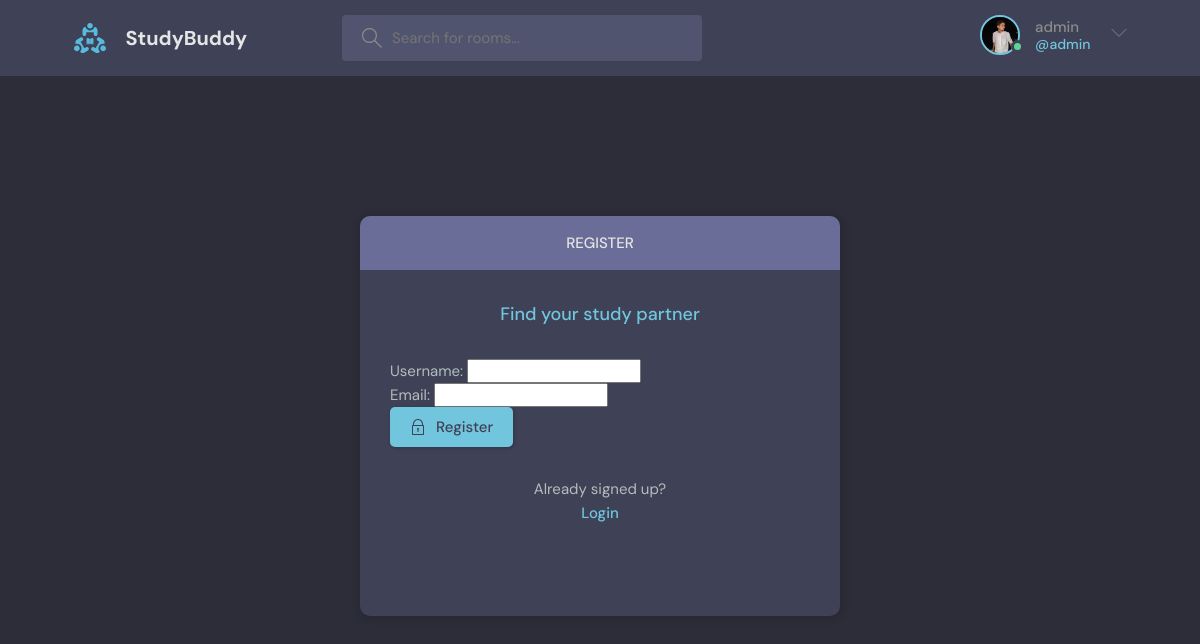
Page /register/ (signed in) on the committed database.
### base/models.py (models this page shows)
class User(AbstractUser):
    email = models.EmailField(unique=True,null=True)
    avatar= models.ImageField(null=True,default='avatar.svg')
    username = models.CharField(unique=True,max_length=100)
    REQUIRED_FIELDS=['email']
    def __str__(self):
        return self.username

### base/views.py (the view, shortened to what this page needs)
# urls.py: path('register/', views.registerPage,name="register"),
def registerPage(request):
    form = MyUserCreationForm()
    otp_form = OTPCreationForm()
    print('****************')
    context = {'form': form, }
    return render(request, 'base/login_register.html', context)

### base/forms.py
class MyUserCreationForm(forms.ModelForm):
    class Meta:
        model = User
        fields =['username','email']

### base/templates/base/login_register.html (shortened to what this page needs)
{% extends "main.html" %}
{% block content %}
    <main class="auth layout">
      {% if page == "login" %}
      <div class="container">
        <div class="layout__box">
          <div class="layout__boxHeader">
            <div class="layout__boxTitle">
              <h3>Login</h3>
            </div>
          </div>
          <div class="layout__body">
            <h2 class="auth__tagline">Find your study partner</h2>
            <form class="form" action="" method="POST">
              {% csrf_token %}
              <div class="form__group form__group">
                <label for="room_name">Username</label>
                <input id="username" name="username" type="text" placeholder="e.g. dennis_ivy" />
              </div>
              <div class="form__group form__group">
                <label for="email">Email</label>
                <input id="email" name="email" type="text" placeholder="e.g. dennis_ivy@gmail.com" />
              </div>
              <button class="btn btn--main" type="submit">
                <svg
                  version="1.1"
                  xmlns="http://www.w3.org/2000/svg"
                  width="32"
                  height="32"
                  viewBox="0 0 32 32"
                >
                  <title>lock</title>
                  <path
                    d="M27 12h-1v-2c0-5.514-4.486-10-10-10s-10 4.486-10 10v2h-1c-0.553 0-1 0.447-1 1v18c0 0.553 0.447 1 1 1h22c0.553 0 1-0.447 1-1v-18c0-0.553-0.447-1-1-1zM8 10c0-4.411 3.589-8 8-8s8 3.589 8 8v2h-16v-2zM26 30h-20v-16h20v16z"
                  ></path>
                  <path
                    d="M15 21.694v4.306h2v-4.306c0.587-0.348 1-0.961 1-1.694 0-1.105-0.895-2-2-2s-2 0.895-2 2c0 0.732 0.413 1.345 1 1.694z"
                  ></path>
                </svg>
                Login
              </button>
            </form>
            <div class="auth__action">
              <p>Haven't signed up yet?</p>
              <a href="{% url 'register' %}" class="btn btn--link">Sign Up</a>
            </div>
          </div>
        </div>
      </div>
      {% else %}
      <div class="container">
        <div class="layout__box">
          <div class="layout__boxHeader">
            <div class="layout__boxTitle">
              <h3>Register</h3>
            </div>
          </div>
          <div class="layout__body">
            <h2 class="auth__tagline">Find your study partner</h2>
            <form method="POST">
              {{ form.as_p }}
              <button class="btn btn--main" type="submit">
                Register
              </button>
            </form>
            <div class="auth__action">
              <p>Already signed up?</p>
              <a href="{% url 'login' %}" class="btn btn--link">Login</a>
            </div>
          </div>
        </div>
      </div>
      {% endif %}
    </main>
 {% endblock %}

### templates/navbar.html (shortened to what this page needs)
{% load static %}
<header class="header header--loggedIn">
  <div class="container">
    <a href="{% url 'home' %}" class="header__logo">
      <img src="{% static 'images/logo.svg' %}" />
      <h1>StudyBuddy</h1>
    </a>
    <form class="header__search" method = "GET" action="{% url 'home' %}">
      <label>
        <input name="q" placeholder="Search for rooms..." />
      </label>
    </form>
    <nav class="header__menu">
      {% if request.user.is_authenticated %}
      <div class="header__user">
        <a href="{% url 'update-user' %}">
          <div class="avatar avatar--medium active">
            <img src="{{request.user.avatar.url}}" />
          </div>
        <p> {{request.user.username}} <span>@{{request.user.username}}</span></p>
        </a>
        <button class="dropdown-button">
          <svg version="1.1" xmlns="http://www.w3.org/2000/svg" width="32" height="32" viewBox="0 0 32 32">
            <title>chevron-down</title>
            <path d="M16 21l-13-13h-3l16 16 16-16h-3l-13 13z"></path>
          </svg>
        </button>
      </div>
      {% else %}
       <a href="{% url 'login' %}">
        <img src="{% static 'images/avatar.svg' %}" />
        <p>Login</p>
      </a>
      {% endif %}
    </nav>
  </div>
</header>

### static/styles/style.css (style rules this page uses)
:root { --color-main: #71c6dd; --color-main-light: #e1f6fb; --color-dark: #3f4156; --color-dark-medium: #51546e; --color-dark-light: #696d97; --color-light: #e5e5e5; --color-gray: #8b8b8b; --color-light-gray: #b2bdbd; --color-bg: #2d2d39; --color-success: #5dd693; --color-error: #fc4b0b; }
* { font-family: "DM Sans", -apple-system, BlinkMacSystemFont, "Segoe UI", Roboto, Oxygen, Ubuntu, Cantarell, "Open Sans", "Helvetica Neue", sans-serif; margin: 0; padding: 0; box-sizing: border-box; text-rendering: optimizeLegibility; font-size: inherit; }
html { font-size: 56.25%; }
@media only screen and (min-width: 1200px) { html { font-size: 62.5%; } }
body { line-height: 1.6; font-weight: 400; font-size: 1.5rem; color: var(--color-light-gray); background-color: var(--color-bg); min-height: 100vh; }
img { width: 100%; }
a { display: inline-block; color: var(--color-main); text-decoration: none; }
.container { max-width: 120rem; width: 90%; margin: auto; }
.btn { background-color: transparent; border: none; display: inline-flex; align-items: center; gap: 1rem; cursor: pointer; transition: all ease-in-out 0.3s; padding: 1rem 2rem; border-radius: 5px; box-shadow: 1px 1px 3px 1px rgba(0, 0, 0, 0.15); font-weight: 500; }
.btn--link { border-radius: 0; padding: 0; color: var(--color-main); box-shadow: none; }
.btn--main { background-color: var(--color-main); color: var(--color-dark); }
.btn > svg { fill: currentColor; width: 1.6rem; height: 1.6rem; }
.avatar { position: relative; display: inline-block; border-radius: 50%; border: 2px solid var(--color-main); }
.avatar img { display: block; border-radius: 50%; object-fit: cover; object-position: center; }
.avatar::after { content: ""; display: block; position: absolute; background-color: var(--color-gray); z-index: 111; border-radius: 50%; border: 0.3rem solid var(--color-dark); }
.avatar.active::after { background-color: var(--color-success); }
.avatar.avatar--medium img { width: 3.6rem; height: 3.6rem; border-radius: 50%; }
.avatar.avatar--medium:after { width: 0.7rem; height: 0.7rem; bottom: 0px; right: -6px; }
.header { padding: 1.5rem; background-color: var(--color-dark); }
.header > .container { display: flex; gap: 9.5rem; }
.header__logo, .header__user { display: flex; gap: 2rem; align-items: center; }
.header__logo > img { height: 3.2rem; width: 3.2rem; }
.header__logo > h1 { font-weight: 700; font-size: 2rem; color: var(--color-light); }
.header__search > label { background-color: var(--color-dark-medium); padding: 1.3rem 1rem; display: flex; align-items: center; gap: 1rem; border-radius: 4px; }
.header__search svg { fill: var(--color-gray); width: 2rem; height: 2rem; margin-left: 1rem; }
.header__search input { width: 30rem; background: transparent; border: none; outline: none; color: var(--color-light); }
.header__menu { margin-left: auto; position: relative; }
.header__menu a { display: flex; gap: 1.5rem; align-items: center; font-weight: 500; text-decoration: none; color: var(--color-gray); }
.header__menu img { height: 3.6rem; }
.header__menu p { line-height: 1.2; }
.header__menu span { color: var(--color-main); font-weight: 500; font-size: 1.4rem; display: block; }
.header__menu svg { width: 1.6rem; height: 1.6rem; fill: var(--color-dark-light); }
.dropdown-button { background: transparent; border: 0; outline: 0; cursor: pointer; }
.layout { margin-top: 2.4rem; }
.layout > .container { display: flex; justify-content: space-between; align-items: flex-start; }
.layout__box { width: 90%; max-width: 48rem; min-height: 40rem; position: absolute; top: 50%; left: 50%; transform: translate(-50%, -46%); background-color: var(--color-dark); border-radius: 1rem; box-shadow: 1px 1px 6px 3px rgba(0, 0, 0, 0.1); overflow: hidden; }
.layout__boxHeader { display: flex; padding: 1.5rem; background-color: var(--color-dark-light); }
.layout__boxTitle { display: flex; gap: 1.5rem; align-items: center; }
.layout__boxTitle h3 { text-transform: uppercase; font-weight: 500; color: var(--color-light); }
.layout__body { margin: 3rem; }
.auth__tagline { text-align: center; margin-bottom: 3rem; color: var(--color-main); font-weight: 500; font-size: 1.8rem; }
.auth .layout__boxHeader { text-align: center; justify-content: center; }
.auth__action { margin-top: 3rem; text-align: center; }

### rows in the picture
User: user.avatar (picture), user.username "admin"
